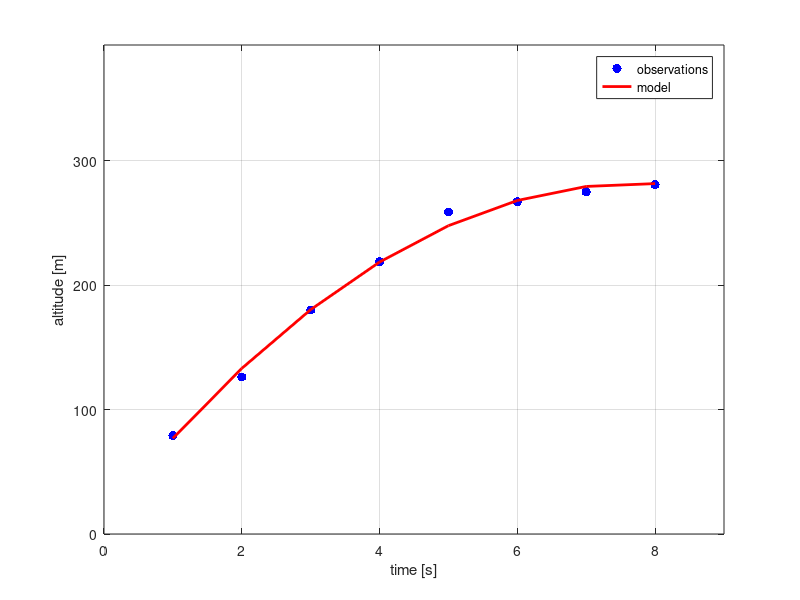

Write MATLAB code to recreate this figure.
% Times of observation [seconds]
t = [1,2,3,4,5,6,7,8]';
% Observed altitude [m]
y = [79.06, 126.13, 179.90, 218.77, 258.74, 266.91, 274.91, 280.61]';

% Number of observations 
m = length(t);

% Design matrices for the two models
A = [ones(m,1), t, 0.5*t.^2];

% Covariance matrix
Q = 100*t.*eye(m);

% What is the bset linear unbiased estimation of the model parameters
xhat = (A'*inv(Q)*A) \ A'*inv(Q)*y %inv(A'*inv(Q)*A)*(A'*inv(Q)*y);

figure, plot(t,y,'.b','markersize',20), hold on; grid on
plot(t,A*xhat,'r','linewidth',2)
set(gca,'xlim',[0 max(t)+1])
set(gca,'ylim',[0 1.4*max(y)])
xlabel('time [s]')
ylabel('altitude [m]')
legend('observations','model')